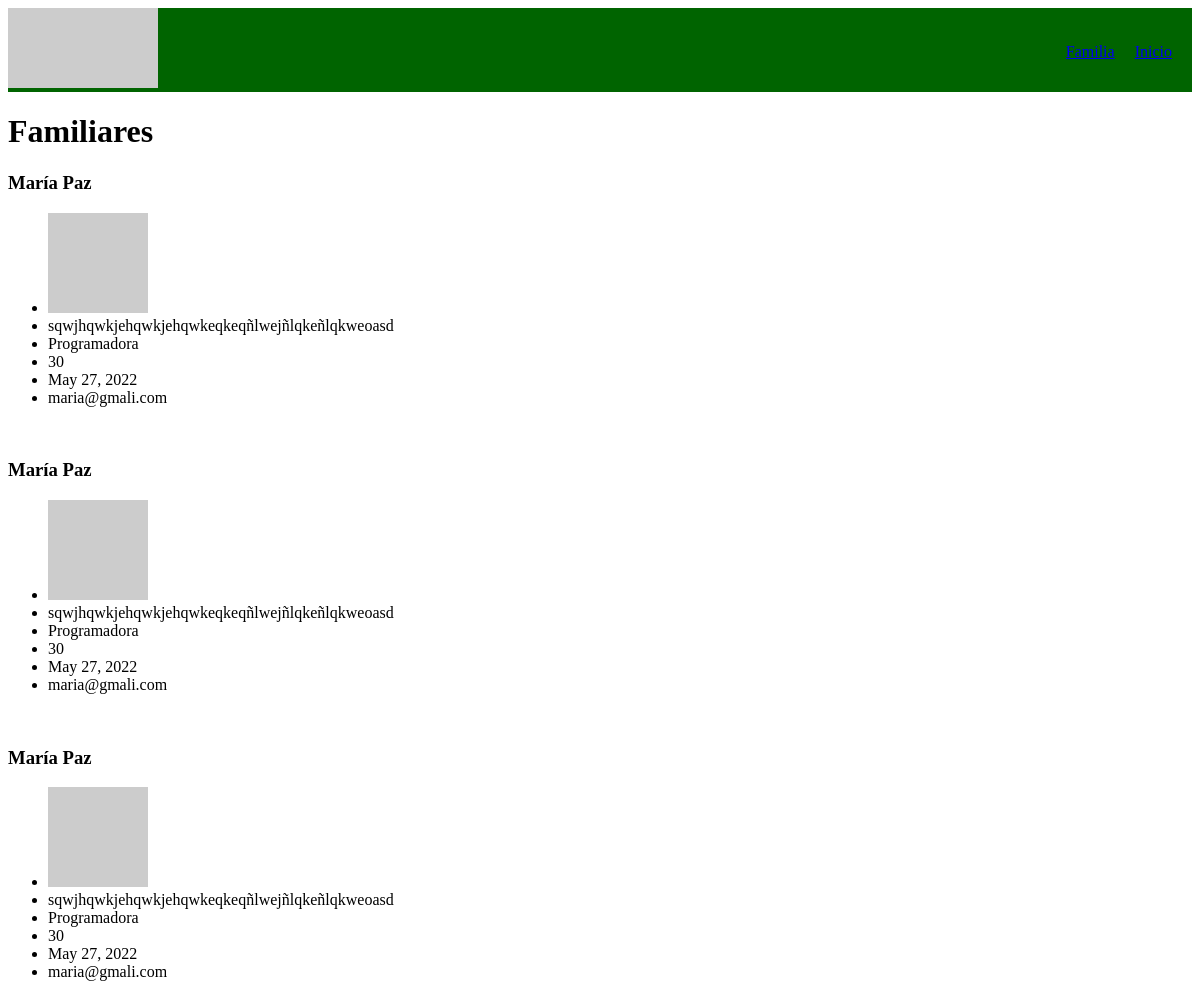
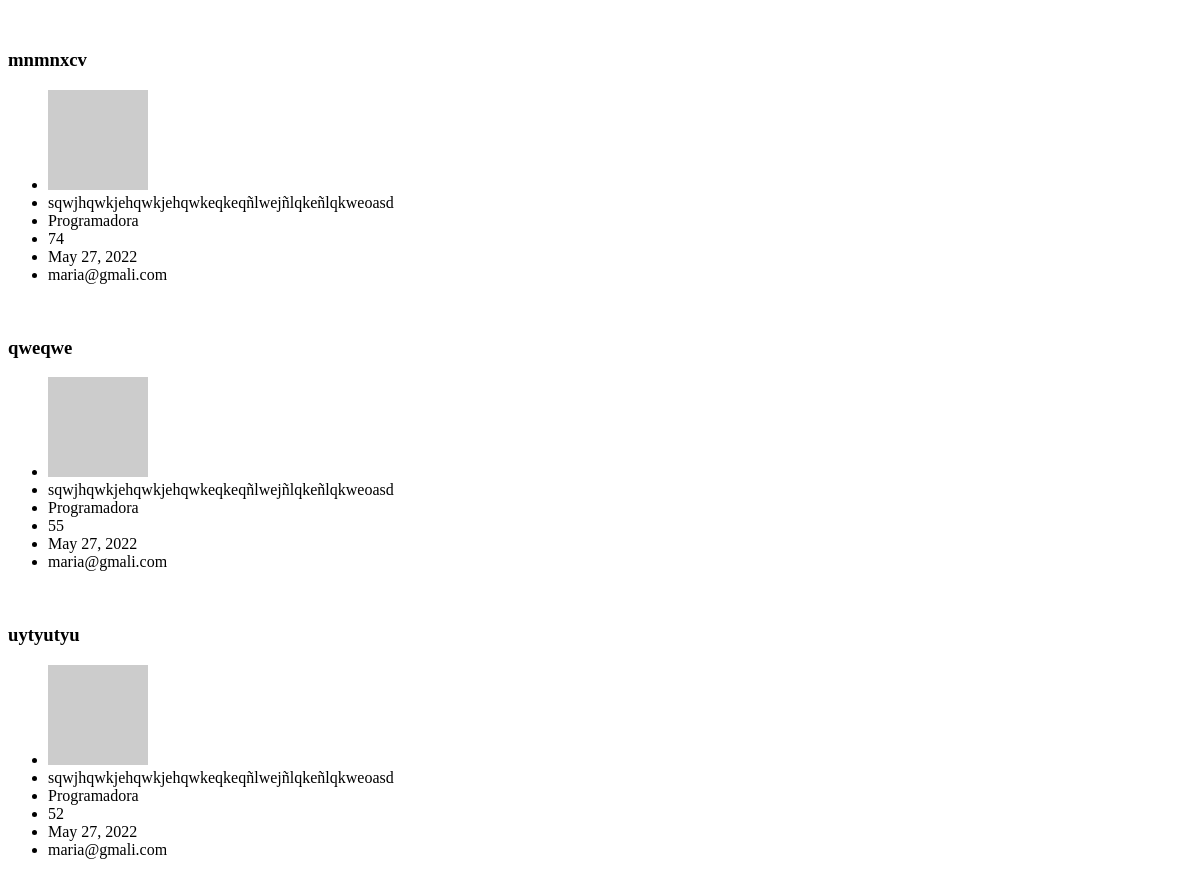
Screenshot of /familia/ with the database file from the repository (2 pictures, top to bottom).
### familia/models.py (models this page shows)
class Familiares(models.Model):
    nombre_completo = models.CharField(max_length=100)
    profesion = models.CharField(max_length=100)
    email = models.EmailField()
    descripcion = models.TextField()
    edad = models.IntegerField(default=0)
    fecha_nacimiento = models.DateField(auto_now=True)

### familia/views.py (the view)
# urls.py: path('', views.pagina_principal_familia, name="familia"),
def pagina_principal_familia(request):
    mis_datos = {
        "familiares": Familiares.objects.all().values()
    }
    return render(request, 'familia/familia.html', mis_datos)

### familia/templates/familia/familia.html
{% extends "base.html" %}
{% block contenidoprincipal %}
    <h1>Familiares</h1>
    {% for fila in familiares  %}
        <h3>{{ fila.nombre_completo }}</h3>
        <ul>
            <li><img class="profile" src="https://loremflickr.com/200/200" alt="" srcset="" width="100" height="100"></li>
            <li>{{ fila.descripcion }}</li>
            <li>{{ fila.profesion }}</li>
            <li>{{ fila.edad }}</li>
            <li>{{ fila.fecha_nacimiento }}</li>
            <li>{{ fila.email }}</li>
        </ul>
        <br>
    {% endfor %}
{% endblock contenidoprincipal %}

### templates/base.html (shortened to what this page needs)
{% load static %}
<!DOCTYPE html>
<html lang="en">
<head>
    <link rel="stylesheet" href="{% static 'css/base.css' %}">
    <link rel="stylesheet" href="https://cdnjs.cloudflare.com/ajax/libs/font-awesome/4.7.0/css/font-awesome.min.css">
</head>
<body>
    <div id="navegacion">
        <div id="logo">
            <img src="https://picsum.photos/150/80" alt="">
        </div>
        <div id="menu">
            <ul id="links">
                <li><a href="{% url 'familia' %}">Familia</a> </li>
                <li><a href="{% url 'index' %}">Inicio</a> </li>
            </ul>
        </div>
    </div>
    <main>
        {% block contenidoprincipal %}{% endblock contenidoprincipal %}
    </main>
</body>
</html>

### static/css/base.css (style rules this page uses)
#navegacion { display:flex; justify-content: space-between; background-color: darkgreen; }
#links { list-style-type: none; margin: 0; padding: 0; display:flex; }
#links li { margin-right: 20px; color: white; margin-top:35px }

### rows the page displays
Familiares: nombre_completo "María Paz", descripcion "sqwjhqwkjehqwkjehqwkeqkeqñlwejñlqkeñlqkweoasd", profesion "Programadora", edad "30", fecha_nacimiento "May 27, 2022", email "maria@gmali.com"
Familiares: nombre_completo "María Paz", descripcion "sqwjhqwkjehqwkjehqwkeqkeqñlwejñlqkeñlqkweoasd", profesion "Programadora", edad "30", fecha_nacimiento "May 27, 2022", email "maria@gmali.com"
Familiares: nombre_completo "María Paz", descripcion "sqwjhqwkjehqwkjehqwkeqkeqñlwejñlqkeñlqkweoasd", profesion "Programadora", edad "30", fecha_nacimiento "May 27, 2022", email "maria@gmali.com"
Familiares: nombre_completo "mnmnxcv", descripcion "sqwjhqwkjehqwkjehqwkeqkeqñlwejñlqkeñlqkweoasd", profesion "Programadora", edad "74", fecha_nacimiento "May 27, 2022", email "maria@gmali.com"
Familiares: nombre_completo "qweqwe", descripcion "sqwjhqwkjehqwkjehqwkeqkeqñlwejñlqkeñlqkweoasd", profesion "Programadora", edad "55", fecha_nacimiento "May 27, 2022", email "maria@gmali.com"
Familiares: nombre_completo "uytyutyu", descripcion "sqwjhqwkjehqwkjehqwkeqkeqñlwejñlqkeñlqkweoasd", profesion "Programadora", edad "52", fecha_nacimiento "May 27, 2022", email "maria@gmali.com"
